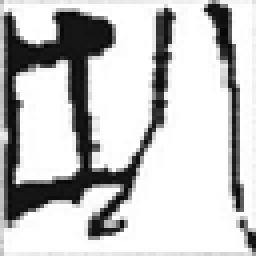
%> input picture images/gray.PNG, 64 x 64 px (shown 4 times larger)
$ octave draft_2.m   (GNU Octave 9; MATLAB toolbox functions it lacks are replaced by stand-ins)
%> lines starting %> are read from the running program, lines starting %| are printed output that depends on the picture
clear all; close all; clc;
%输入
img=double(imread('E:\GitHub\Project-CNN\images\gray.png'));
%> img: size 64x64 double; min 4, max 255, mean 195.1; mean of the top-left, top-right, bottom-left and bottom-right quarters 163.4, 208.6, 176.4, 232.2
% img=rgb2gray(img);
imshow(img,[]);
[m, n]=size(img);
%> m = 64; n = 64

%伽马校正
img=sqrt(img);

%下面是求边缘
fy=[1 2 1;
    0 0 0;
    -1 -2 -1];        %定义竖直模板
fx=-fy';             %定义水平模板

%新算子的尝试
sobel45=[-2 -1 0;
    -1  0 1;
    0  1 2];
sobel_xie=[0 1 0;
    -1 0 1;
    0 -1 0];
sobel_zhi=[1 0 1;
    0 0 0;
    -1 0 -1];
%卷积
Iy=imfilter(img,fy,'same');    %replicate or X
Ix=imfilter(img,fx,'same'); %水平边缘
G=sqrt(Ix.^2+Iy.^2);           %amplitude of gradient
s45=imfilter(img,sobel45,'same');
s_xie=imfilter(img,sobel_xie,'same');
s_zhi=imfilter(img,sobel_zhi,'same');


%求边缘强度与斜率
Ied=sqrt(Ix.^2+Iy.^2);              %边缘强度
Iphase=Iy./Ix;              %边缘斜率，有些为inf,-inf,nan，其中nan需要再处理一下

%创建八个空白图
picture_0=zeros(n);
picture_45=zeros(n);
picture_90=zeros(n);
picture_135=zeros(n);
picture_180=zeros(n);
picture_225=zeros(n);
picture_270=zeros(n);
picture_315=zeros(n);
picture_360=zeros(n);


%判定及填充
step=1;                %step滑动步长

for i=1:step:n          %如果处理的m/step不是整数，最好是i=1:step:m-step

    for j=1:step:n      %注释同上

        if isnan(Iphase(i,j))==1  %0/0会得到nan，如果像素是nan，重设为0
            Iphase(i,j)=0;
        end
        ang=atan(Iphase(i,j));    %atan求的是[-90 90]度之间
        ang=mod(ang*180/pi,360);    %全部变正，-90变270
        if Ix(i,j)<0              %根据x方向确定真正的角度
            if ang<90               %如果是第一象限
                ang=ang+180;        %移到第三象限
            end
            if ang>270              %如果是第四象限
                ang=ang-180;        %移到第二象限
            end
        end

        %分解向量大小
        a1= abs(Ix(i,j)-Iy(i,j)./Ied(i,j));
        a2=(sqrt(2).* min(Ix(i,j),Iy(i,j)))./Ied(i,j);


        %判别方向并填充
        if 0<ang && ang<=45 %在第一个方向中
            picture_0(i,j)=a2;
            picture_45(i,j)=a1;
        end
        if 45< ang && ang <=90
            picture_45(i,j)=a1;
            picture_90(i,j)=a2;
        end
        if 90<ang && ang<=135
            picture_90(i,j)=a2;
            picture_135(i,j)=a1;
        end
        if 135<ang && ang<=180
            picture_135(i,j)=a1;
            picture_180(i,j)=a2;
        end
        if 180<ang && ang<=225
            picture_180(i,j)=a2;
            picture_225(i,j)=a1;
        end
        if 225<ang && ang<=270
            picture_225(i,j)=a1;
            picture_270(i,j)=a2;
        end
        if 270<ang && ang<=315
            picture_270(i,j)=a2;
            picture_315(i,j)=a1;
        end
        if 315< ang && ang<=360
            picture_315(i,j)=a1;
            picture_360(i,j)=a2;
        end

    end

end
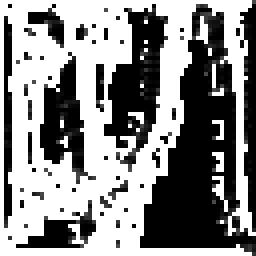
%> picture_180: size 64x64 double (shown 4 times larger); min -1.41, max 0, mean -0.646; drawn with min black and max white
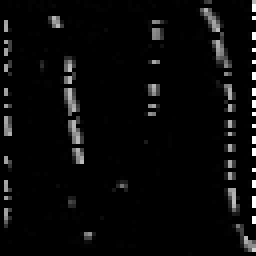
%> picture_225: size 64x64 double (shown 4 times larger); min 0, max 63.87, mean 2.4; drawn with min black and max white
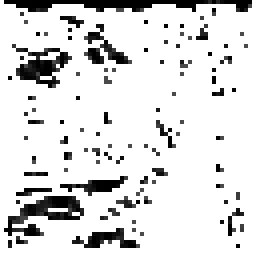
%> picture_270: size 64x64 double (shown 4 times larger); min -1.41, max 0, mean -0.189; drawn with min black and max white
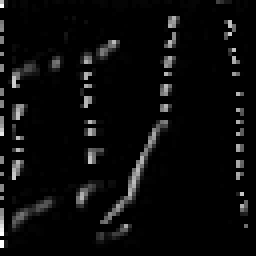
%> picture_315: size 64x64 double (shown 4 times larger); min 0, max 63.85, mean 2.7; drawn with min black and max white
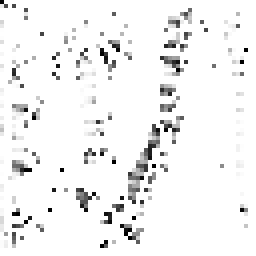
%> picture_360: size 64x64 double (shown 4 times larger); min -1, max 0, mean -0.0504; drawn with min black and max white
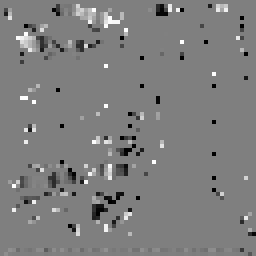
%> picture_90: size 64x64 double (shown 4 times larger); min -1, max 1, mean -0.0078; drawn with min black and max white

%清晰图像
Iy=255*Iy./max(Iy(:));
Ix=255*Ix./max(Ix(:));
G=255*G./max(G(:));
s45=255*s45./max(s45(:));
s_xie=255*s_xie./max(s_xie(:));
s_zhi=255*s_zhi./max(s_zhi(:));

%显示图像
subplot(3,3,1);
imshow(uint8(Ix))
title('Ix');

subplot(3,3,2);
imshow(uint8(Iy))
title('Iy');

picture_45=255*picture_45./max(picture_45(:));
subplot(3,3,3);
imshow(uint8(picture_45))
title('45');

picture_135=255*picture_135./max(picture_135(:));
subplot(3,3,4);
imshow(uint8(picture_135))
title('135');

picture_225=255*picture_225./max(picture_225(:));
subplot(3,3,5);
imshow(uint8(picture_225))
title('225');

subplot(3,3,6);
imshow(uint8(G));
title('G');

s45=255*s45./max(s45(:));
subplot(3,3,7);
imshow(uint8(s45))
title('sobel45');

s_xie=255*s_xie./max(s_xie(:));
subplot(3,3,8);
imshow(uint8(s_xie))
title('s_xie');

s_zhi=255*s_zhi./max(s_zhi(:));
subplot(3,3,9);
imshow(uint8(s_zhi))
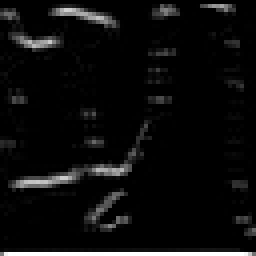
%> displayed picture: size 64x64, on the screen's scale of 0 to 255 (shown 4 times larger); min 0, max 255, mean 12.6
title('s_zhi');
